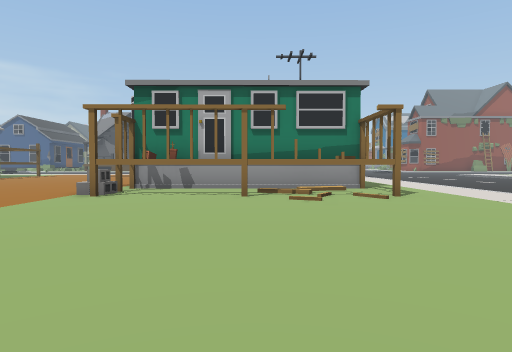
View 1 (above)

24 first-person views from a walk through a scene from a Unity 3-D project. The camera is 1.2 m above the floor, tilts 2° down and sees 75° across. The floor is counted in squares, 2 m on a side. Each view is taken from the middle of a square. On the plan, view 1 faces up. The plan holds only what a view shows up to about 10 squares ahead; the rest is blank. The place goes on beyond the plan.

View 2
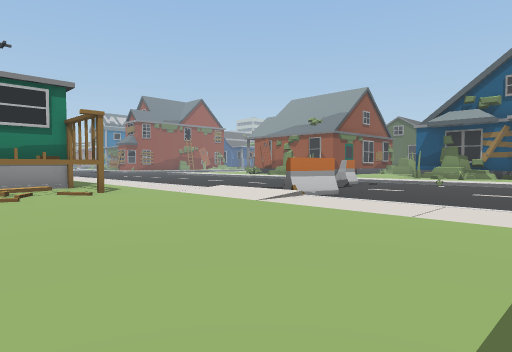

View 3
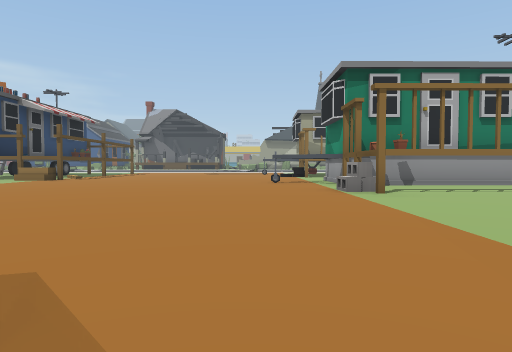

View 4
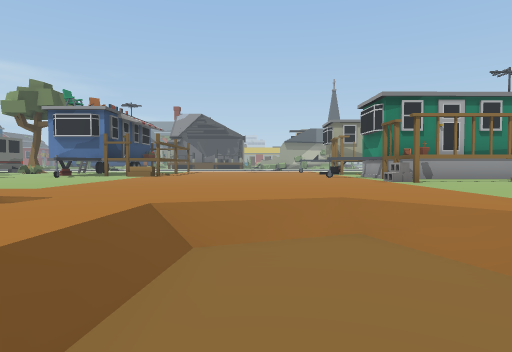

View 5
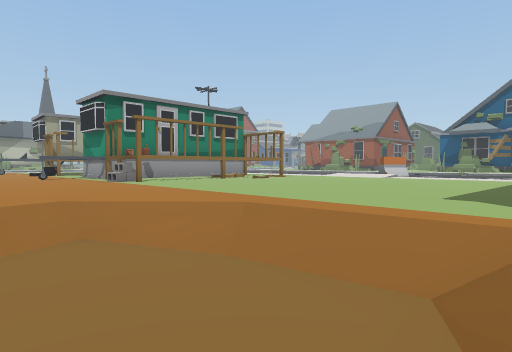

View 6
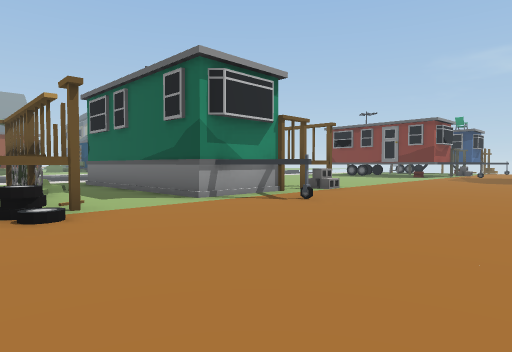

View 7
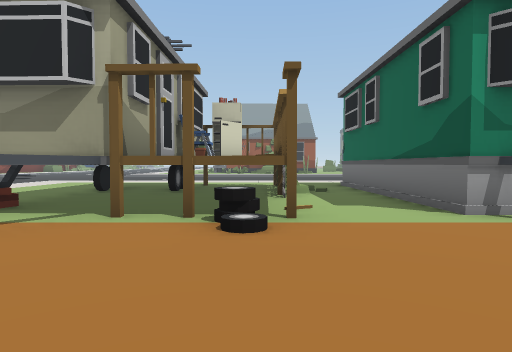

View 8
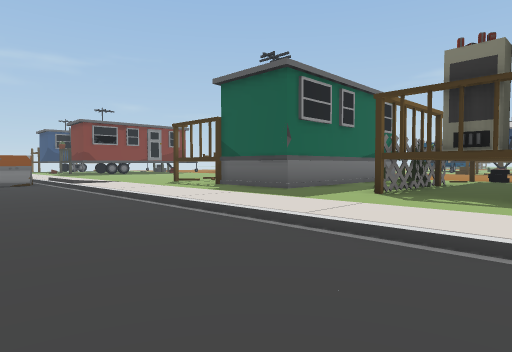

View 9
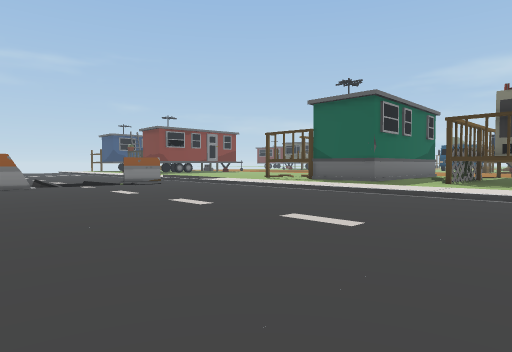

View 10
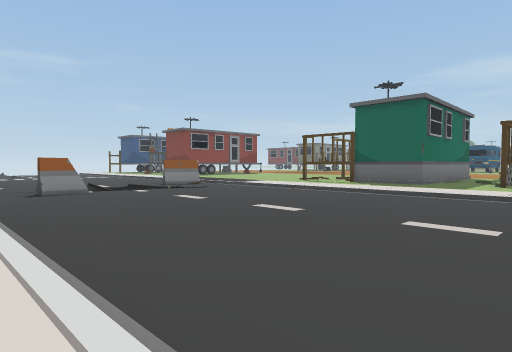

View 11
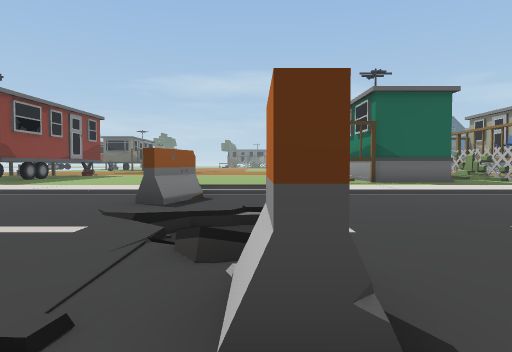

View 12
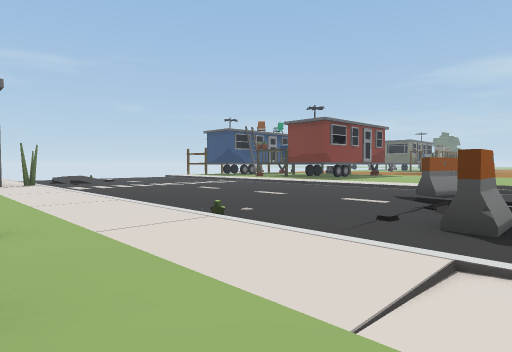

View 13
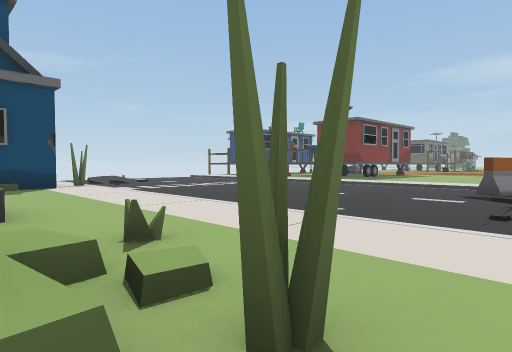

View 14
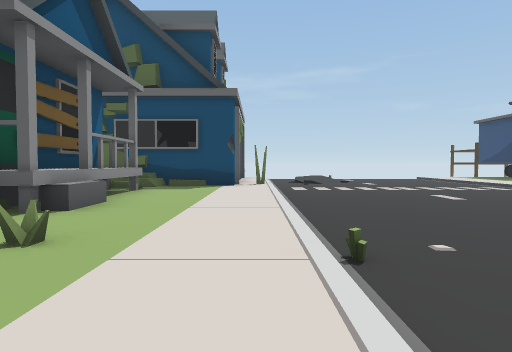

View 15
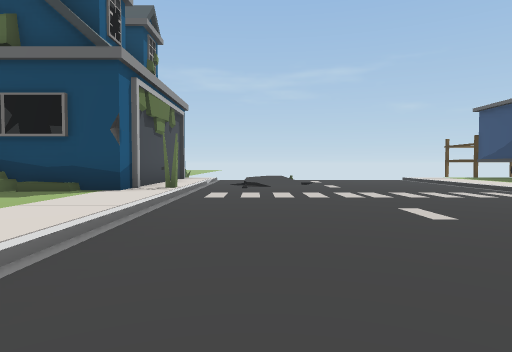

View 16
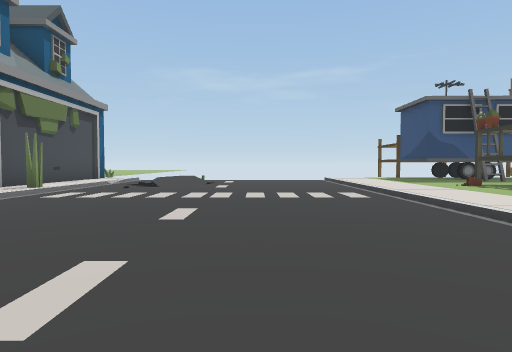

View 17
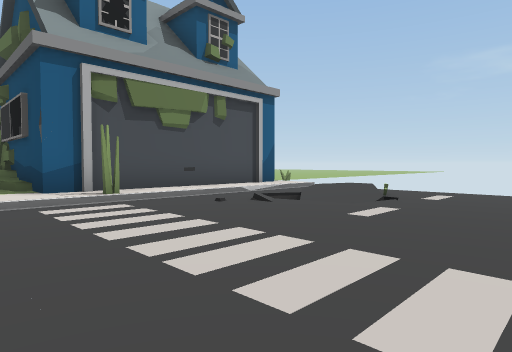

View 18
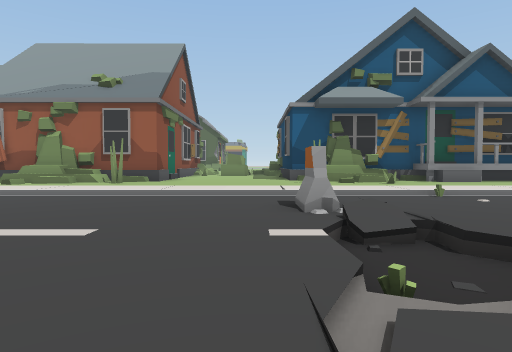

View 19
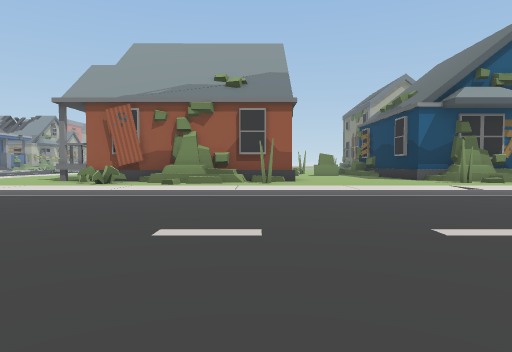

View 20
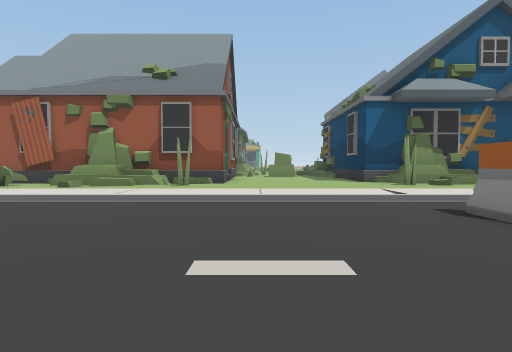

View 21
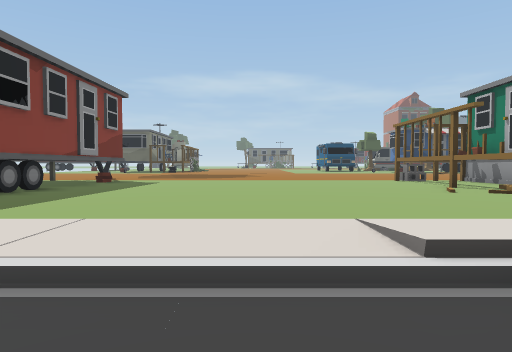

View 22
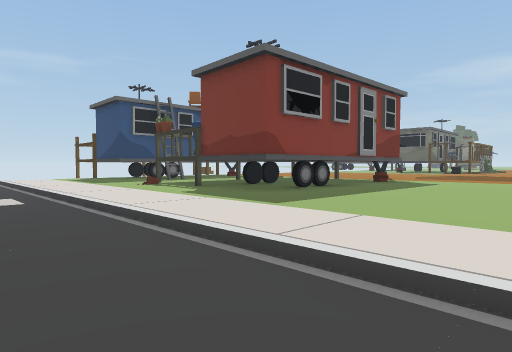

View 23
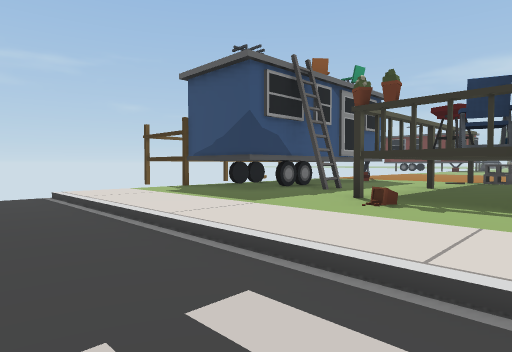

View 24
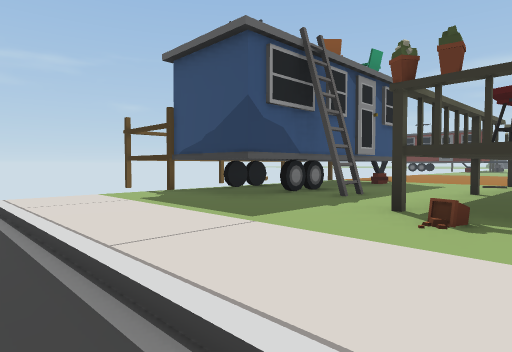

### Floor plan
Key: @ floor where view 1 was taken; # wall or solid block; x gap in a wall; . main floor; - floor 0.25 m lower than the main floor; _ floor 0.75 m lower than the main floor; / step, stairs or slope; = window, fence, low wall or low ledge; ^ raised ledge; O other object.
Columns run from 13 left of view 1 to 16 right of it. Each row starts with its distance up from view 1.
 15         .######  ..-------...#
 14      .....^  #^x...-------..=#
 13      ..../^^x^#^...-------..=#
 12      ........///...-------.//#
 11  ^^................-------../#
 10  ........#######...-------..##
  9   .......^######...-------...#
  8    .......######...-------....
  7 ..........######...-------....
  6 ..........####.....-------....
  5  ................./--///#-....
  4  .................//-//---..#x
  3   ................/##-----.../
  2    /..//...........-------..=O
  1    ../__/..........-------...^
  0     ./__/....@.....-------...^
 -1      /__/..........-------...^
 -2       ///.####.....-------...^
 -3              ###...-------...#
 -4               ##...-------..//
 -5              ###...-------####
 -6         ..=#^###...-------.#
 -7         ...........-----/-.#
 -8         ......#....---////.#
 -9           ######...- --//-.#
-10               ##...- --- -.#
-11                #

Where each view was taken, in squares from view 1:
view 1: 0 up, 0 right, facing up
view 2: 1 down, 0 right, facing up-right
view 3: 1 up, 5 left, facing up
view 4: 2 down, 7 left, facing up
view 5: 2 down, 7 left, facing up-right
view 6: 14 up, 8 left, facing down-right
view 7: 13 up, 7 left, facing right
view 8: 15 up, 8 right, facing down-left
view 9: 15 up, 12 right, facing down-left
view 10: 14 up, 13 right, facing down-left
view 11: 5 up, 12 right, facing left
view 12: 6 up, 15 right, facing down-left
view 13: 5 up, 16 right, facing down-left
view 14: 5 up, 13 right, facing down
view 15: 2 up, 11 right, facing down
view 16: 2 up, 8 right, facing down
view 17: 3 down, 7 right, facing down-right
view 18: 6 up, 6 right, facing right
view 19: 10 up, 6 right, facing right
view 20: 8 up, 7 right, facing right
view 21: 2 up, 7 right, facing left
view 22: 2 up, 7 right, facing down-left
view 23: 4 down, 7 right, facing down-left
view 24: 5 down, 6 right, facing down-left
